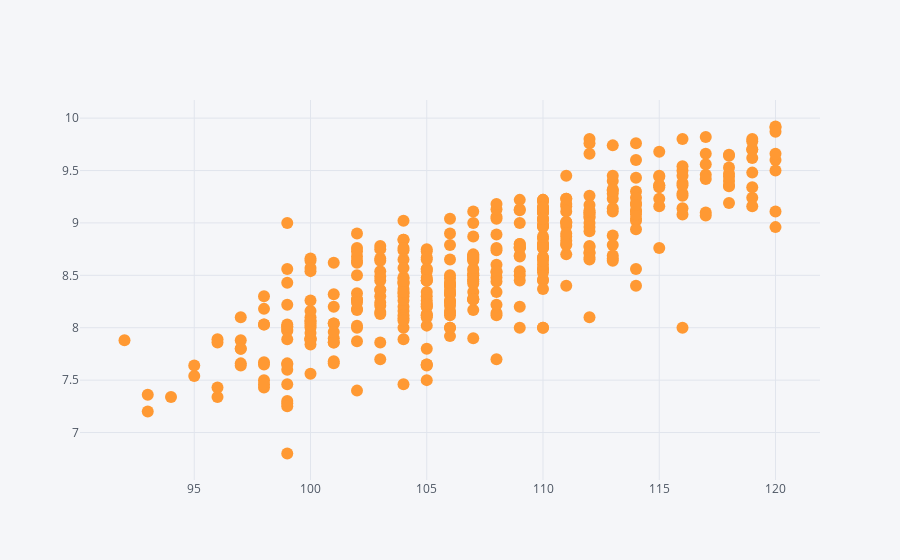

Notebook cell for this chart:
### Markdown cell above
### 3D graphs

### Code cell
df.iplot(kind="scatter", x='TOEFL Score', y='CGPA', mode='markers')

### Figure 1 — Plotly figure (JSON) as saved in the notebook; plotly's stock layout.template omitted (floating-point values rounded to 4 significant figures; data arrays with more than 128 entries replaced by an {"elided": "..."} marker saying what was removed)
{"data": [{"line": {"color": "rgba(255, 153, 51, 1.0)", "dash": "solid", "shape": "linear", "width": 1.3}, "marker": {"size": 12, "symbol": "circle"}, "mode": "markers", "name": "CGPA", "text": "", "type": "scatter", "x": {"elided": "400 int values"}, "y": {"elided": "400 float values"}}], "layout": {"legend": {"bgcolor": "#F5F6F9", "font": {"color": "#4D5663"}}, "paper_bgcolor": "#F5F6F9", "plot_bgcolor": "#F5F6F9", "title": {"font": {"color": "#4D5663"}}, "xaxis": {"gridcolor": "#E1E5ED", "showgrid": true, "tickfont": {"color": "#4D5663"}, "title": {"font": {"color": "#4D5663"}, "text": ""}, "zerolinecolor": "#E1E5ED"}, "yaxis": {"gridcolor": "#E1E5ED", "showgrid": true, "tickfont": {"color": "#4D5663"}, "title": {"font": {"color": "#4D5663"}, "text": ""}, "zerolinecolor": "#E1E5ED"}}}
